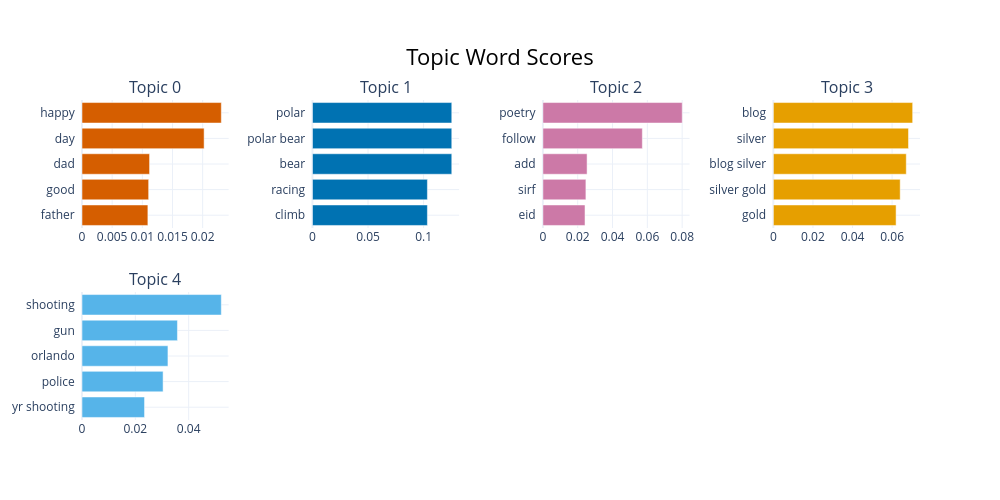

Write notebook code for a chart like this one.
### Markdown cell above
#### 5.2.6 Visualise Terms

### Code cell
topic_model.visualize_barchart(top_n_topics=5)

### Figure 1 — Plotly figure (JSON) as saved in the notebook; plotly's stock layout.template omitted (floating-point values rounded to 4 significant figures)
{"data": [{"marker": {"color": "#D55E00"}, "orientation": "h", "x": [0.01092, 0.01105, 0.0112, 0.02024, 0.02309], "y": ["father  ", "good  ", "dad  ", "day  ", "happy  "], "type": "bar", "xaxis": "x", "yaxis": "y"}, {"marker": {"color": "#0072B2"}, "orientation": "h", "x": [0.1034, 0.1034, 0.1254, 0.1254, 0.1254], "y": ["climb  ", "racing  ", "bear  ", "polar bear  ", "polar  "], "type": "bar", "xaxis": "x2", "yaxis": "y2"}, {"marker": {"color": "#CC79A7"}, "orientation": "h", "x": [0.02419, 0.0247, 0.02538, 0.05712, 0.08003], "y": ["eid  ", "sirf  ", "add  ", "follow  ", "poetry  "], "type": "bar", "xaxis": "x3", "yaxis": "y3"}, {"marker": {"color": "#E69F00"}, "orientation": "h", "x": [0.06201, 0.06408, 0.06715, 0.06828, 0.07039], "y": ["gold  ", "silver gold  ", "blog silver  ", "silver  ", "blog  "], "type": "bar", "xaxis": "x4", "yaxis": "y4"}, {"marker": {"color": "#56B4E9"}, "orientation": "h", "x": [0.02345, 0.03041, 0.03223, 0.03579, 0.05224], "y": ["yr shooting  ", "police  ", "orlando  ", "gun  ", "shooting  "], "type": "bar", "xaxis": "x5", "yaxis": "y5"}], "layout": {"xaxis": {"anchor": "y", "domain": [0.0, 0.175], "showgrid": true}, "yaxis": {"anchor": "x", "domain": [0.6, 1.0], "showgrid": true}, "xaxis2": {"anchor": "y2", "domain": [0.275, 0.45], "showgrid": true}, "yaxis2": {"anchor": "x2", "domain": [0.6, 1.0], "showgrid": true}, "xaxis3": {"anchor": "y3", "domain": [0.55, 0.725], "showgrid": true}, "yaxis3": {"anchor": "x3", "domain": [0.6, 1.0], "showgrid": true}, "xaxis4": {"anchor": "y4", "domain": [0.825, 1.0], "showgrid": true}, "yaxis4": {"anchor": "x4", "domain": [0.6, 1.0], "showgrid": true}, "xaxis5": {"anchor": "y5", "domain": [0.0, 0.175], "showgrid": true}, "yaxis5": {"anchor": "x5", "domain": [0.0, 0.4], "showgrid": true}, "xaxis6": {"anchor": "y6", "domain": [0.275, 0.45], "showgrid": true}, "yaxis6": {"anchor": "x6", "domain": [0.0, 0.4], "showgrid": true}, "xaxis7": {"anchor": "y7", "domain": [0.55, 0.725], "showgrid": true}, "yaxis7": {"anchor": "x7", "domain": [0.0, 0.4], "showgrid": true}, "xaxis8": {"anchor": "y8", "domain": [0.825, 1.0], "showgrid": true}, "yaxis8": {"anchor": "x8", "domain": [0.0, 0.4], "showgrid": true}, "annotations": [{"font": {"size": 16}, "showarrow": false, "text": "Topic 0", "x": 0.0875, "xanchor": "center", "xref": "paper", "y": 1.0, "yanchor": "bottom", "yref": "paper"}, {"font": {"size": 16}, "showarrow": false, "text": "Topic 1", "x": 0.3625, "xanchor": "center", "xref": "paper", "y": 1.0, "yanchor": "bottom", "yref": "paper"}, {"font": {"size": 16}, "showarrow": false, "text": "Topic 2", "x": 0.6375, "xanchor": "center", "xref": "paper", "y": 1.0, "yanchor": "bottom", "yref": "paper"}, {"font": {"size": 16}, "showarrow": false, "text": "Topic 3", "x": 0.9125, "xanchor": "center", "xref": "paper", "y": 1.0, "yanchor": "bottom", "yref": "paper"}, {"font": {"size": 16}, "showarrow": false, "text": "Topic 4", "x": 0.0875, "xanchor": "center", "xref": "paper", "y": 0.4, "yanchor": "bottom", "yref": "paper"}], "title": {"font": {"size": 22, "color": "Black"}, "text": "Topic Word Scores", "x": 0.5, "xanchor": "center", "yanchor": "top"}, "hoverlabel": {"font": {"size": 16, "family": "Rockwell"}, "bgcolor": "white"}, "showlegend": false, "width": 1000, "height": 500}}
